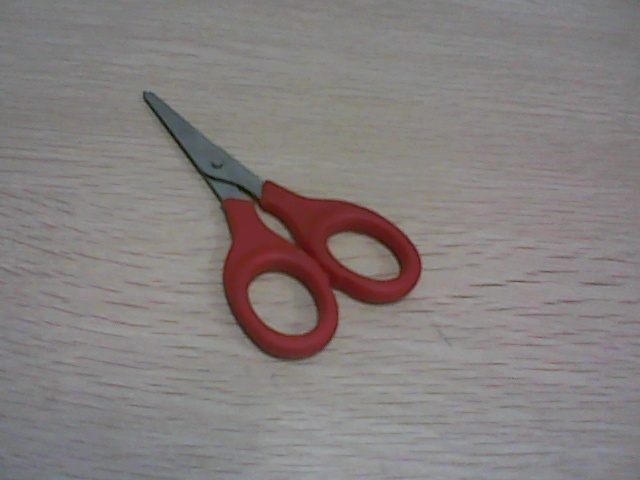
//> input picture SiftTest1/g.jpg, 640 x 480 px
$ ./main   (built with g++ and OpenCV 4, older OpenCV classes emulated)
//> lines starting //> are read from the running program, lines starting //| are printed output that depends on the picture
//> further down, g_img is the input picture: 480 rows x 640 cols, CV_8UC3; mean B, G, R 126, 126.8, 133
### SiftTest1/SiftTest.h
#include <opencv\cv.h>
#include <opencv\highgui.h>
#include <opencv2/core/core.hpp>
#include <opencv2/highgui/highgui.hpp>
#include <opencv2/imgproc/imgproc.hpp>
#include <opencv2/nonfree/features2d.hpp>
#include <opencv2/legacy/legacy.hpp>
#include <iostream>
#include <vector>

using namespace cv;
using namespace std;

class siftTest
{
public:
	int one_Img_Sift(Mat img);    //检测并画出一张图片的sift特征点
	int two_Img_Sift(Mat img1, Mat img2);    //检测两张图片的特征点，并画出匹配图
	int video_Input();    //从摄像头读入视频
	int save_Video_to_Img();    //将摄像头捕获的图像保存成图片，单帧处理
	int video_Sift(Mat g_img);    //给定目标图像，在摄像头捕捉的视频中寻找SIFT特征点匹配
};

### SiftTest1/videoTest.cpp
#include <opencv\cv.h>
#include <opencv\highgui.h>
#include <iostream>
#include "SiftTest.h"

using namespace std;
using namespace cv;

// [64 lines left out: functions video_Input, save_Video_to_Img, not called in this run]

int siftTest::video_Sift(Mat g_img)
{
	//----------------------------------------------------------------------------------
	//    给定一张目标图像，在摄像头捕捉的视频中寻找SIFT特征点匹配
	//----------------------------------------------------------------------------------

	cvNamedWindow("match_result");

	//SIFT特征检测初始化
	SiftFeatureDetector siftdtc;
	SiftDescriptorExtractor extractor;
	vector<KeyPoint> kp1, kp2;
	Mat descriptor1, descriptor2, img_matches;
	siftdtc.detect(g_img, kp1);
//> kp1 = 131 keypoints; strongest (x, y, size): (357, 254, 26.5), (279, 301, 32.5), (299, 255, 112.6), (271, 222, 9.4)
	extractor.compute(g_img, kp1, descriptor1);

	//视频捕捉器初始化
	CvCapture* capture = cvCreateCameraCapture(0);
	cvQueryFrame(capture);
	int frameH = (int)cvGetCaptureProperty(capture, CV_CAP_PROP_FRAME_HEIGHT);
	int frameW = (int)cvGetCaptureProperty(capture, CV_CAP_PROP_FRAME_WIDTH);
	int fps = (int)cvGetCaptureProperty(capture, CV_CAP_PROP_FPS);
	int numFrames = (int)cvGetCaptureProperty(capture, CV_CAP_PROP_FRAME_COUNT);

	int i = 0;
	char c;
	IplImage* img = 0;
	while (1)
	{
		//获取一帧图片
		img = cvQueryFrame(capture);
		if (!img) break;

//		two_Img_Sift(g_img, img2);

		//视频图像的特征点检测
		Mat img2(img, true);    //将IplImage转换成Mat
		siftdtc.detect(img2, kp2);
//> kp2 has the same summary as kp1
		extractor.compute(img2, kp2, descriptor2);
		//匹配
		BruteForceMatcher<L2<float>> matcher;
		vector<DMatch> matches;
		matcher.match(descriptor1, descriptor2, matches);
//> matches = 131 matches
		//排序取前30个最佳匹配结果
		std::nth_element(matches.begin(), matches.begin() + 29, matches.end());
		matches.erase(matches.begin() + 30, matches.end());
//> matches = 30 matches
		//画图
		drawMatches(g_img, kp1, img2, kp2, matches, img_matches);
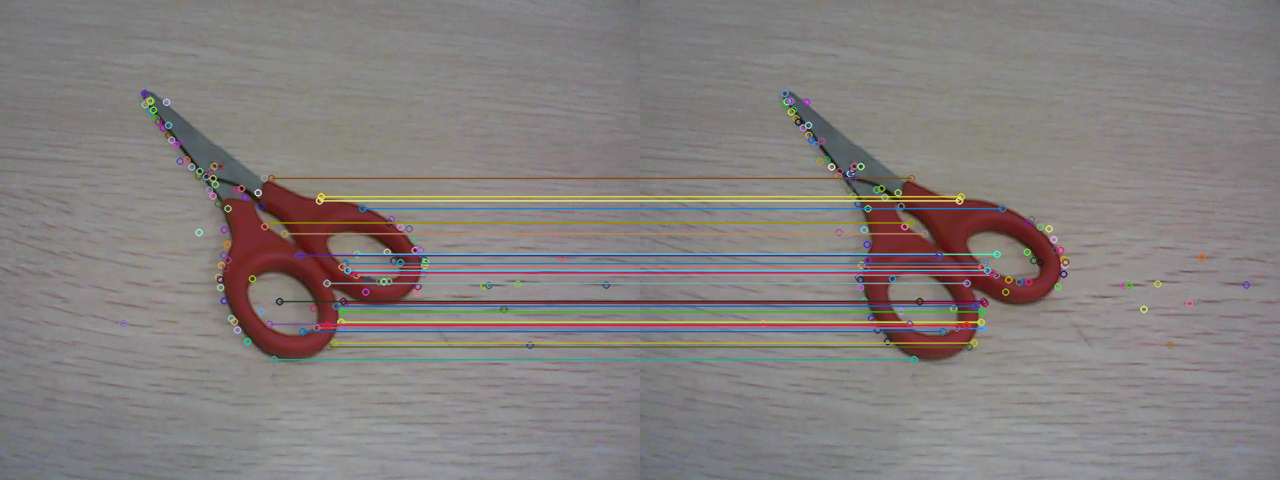
//> img_matches: 480 rows x 1280 cols, CV_8UC3; mean B, G, R 126, 127.3, 132.7
		imshow("match_result", img_matches);

		c = cvWaitKey(5);
//> the Esc key is pressed
	}

	cvReleaseCapture(&capture);
	cvDestroyWindow("match_result");
	return 0;
}

### SiftTest1/main.cpp
#include "SiftTest.h"

int main()
{
	siftTest s;
	// [21 lines of commented-out code are left out]

	Mat g_img = imread("g.jpg");
	if (g_img.empty())
	{
		fprintf(stderr, "Can not load goal_image \n");
		return -1;
	}
	s.video_Sift(g_img);

	return 0;
}
